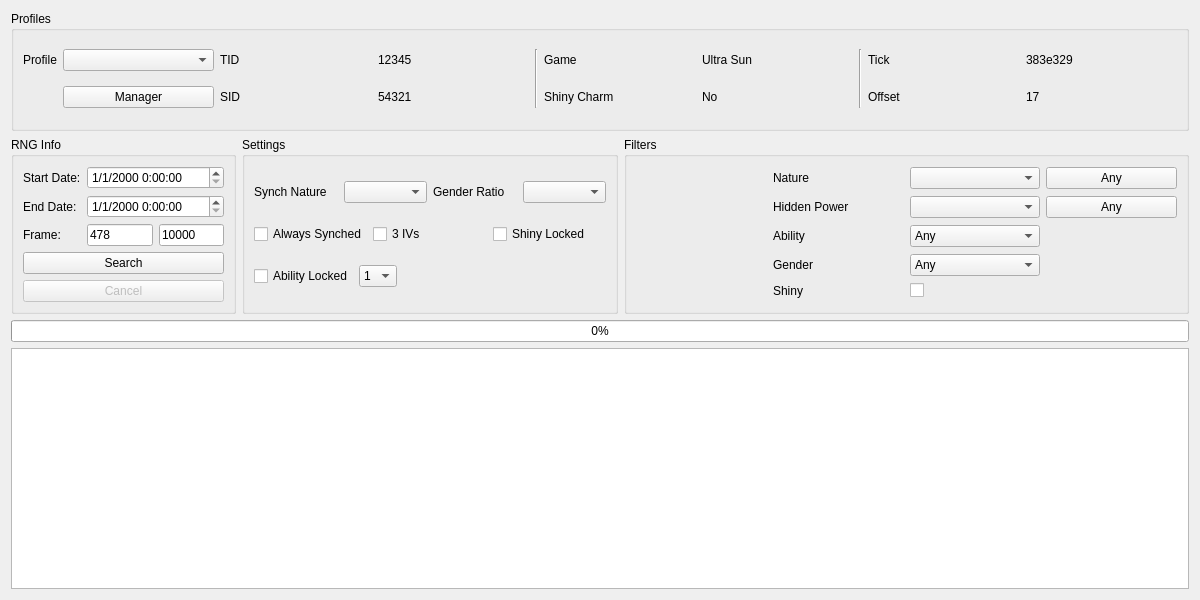
<?xml version="1.0" encoding="UTF-8"?>
<ui version="4.0">
 <class>Stationary7</class>
 <widget class="QWidget" name="Stationary7">
  <property name="geometry">
   <rect>
    <x>0</x>
    <y>0</y>
    <width>1200</width>
    <height>600</height>
   </rect>
  </property>
  <property name="minimumSize">
   <size>
    <width>1200</width>
    <height>600</height>
   </size>
  </property>
  <property name="windowTitle">
   <string>Gen 7 Stationary</string>
  </property>
  <layout class="QGridLayout" name="gridLayout">
   <item row="0" column="0" colspan="3">
    <widget class="QGroupBox" name="groupBoxProfile">
     <property name="sizePolicy">
      <sizepolicy hsizetype="Preferred" vsizetype="Preferred">
       <horstretch>0</horstretch>
       <verstretch>1</verstretch>
      </sizepolicy>
     </property>
     <property name="title">
      <string>Profiles</string>
     </property>
     <layout class="QGridLayout" name="gridLayout_15">
      <item row="0" column="0">
       <widget class="QLabel" name="labelProfile">
        <property name="sizePolicy">
         <sizepolicy hsizetype="Fixed" vsizetype="Preferred">
          <horstretch>0</horstretch>
          <verstretch>0</verstretch>
         </sizepolicy>
        </property>
        <property name="text">
         <string>Profile</string>
        </property>
       </widget>
      </item>
      <item row="0" column="1">
       <widget class="QComboBox" name="comboBoxProfiles"/>
      </item>
      <item row="0" column="2">
       <widget class="QLabel" name="labelProfileTID">
        <property name="text">
         <string>TID</string>
        </property>
       </widget>
      </item>
      <item row="0" column="3">
       <widget class="QLabel" name="labelProfileTIDValue">
        <property name="text">
         <string notr="true">12345</string>
        </property>
       </widget>
      </item>
      <item row="0" column="4" rowspan="2">
       <widget class="Line" name="line">
        <property name="orientation">
         <enum>Qt::Vertical</enum>
        </property>
       </widget>
      </item>
      <item row="0" column="5">
       <widget class="QLabel" name="labelProfileGame">
        <property name="text">
         <string>Game</string>
        </property>
       </widget>
      </item>
      <item row="0" column="6">
       <widget class="QLabel" name="labelProfileGameValue">
        <property name="text">
         <string>Ultra Sun</string>
        </property>
       </widget>
      </item>
      <item row="0" column="7" rowspan="2">
       <widget class="Line" name="line_2">
        <property name="orientation">
         <enum>Qt::Vertical</enum>
        </property>
       </widget>
      </item>
      <item row="0" column="8">
       <widget class="QLabel" name="labelProfileTick">
        <property name="text">
         <string>Tick</string>
        </property>
       </widget>
      </item>
      <item row="0" column="9">
       <widget class="QLabel" name="labelProfileTickValue">
        <property name="text">
         <string>383e329</string>
        </property>
       </widget>
      </item>
      <item row="1" column="1">
       <widget class="QPushButton" name="pushButtonProfileManager">
        <property name="text">
         <string>Manager</string>
        </property>
       </widget>
      </item>
      <item row="1" column="2">
       <widget class="QLabel" name="labelProfileSID">
        <property name="text">
         <string>SID</string>
        </property>
       </widget>
      </item>
      <item row="1" column="3">
       <widget class="QLabel" name="labelProfileSIDValue">
        <property name="text">
         <string notr="true">54321</string>
        </property>
       </widget>
      </item>
      <item row="1" column="5">
       <widget class="QLabel" name="labelProfileShinyCharm">
        <property name="text">
         <string>Shiny Charm</string>
        </property>
       </widget>
      </item>
      <item row="1" column="6">
       <widget class="QLabel" name="labelProfileShinyCharmValue">
        <property name="text">
         <string>No</string>
        </property>
       </widget>
      </item>
      <item row="1" column="8">
       <widget class="QLabel" name="labelProfileOffset">
        <property name="text">
         <string>Offset</string>
        </property>
       </widget>
      </item>
      <item row="1" column="9">
       <widget class="QLabel" name="labelProfileOffsetValue">
        <property name="text">
         <string>17</string>
        </property>
       </widget>
      </item>
     </layout>
    </widget>
   </item>
   <item row="1" column="0">
    <widget class="QGroupBox" name="groupBoxRNGInfo">
     <property name="sizePolicy">
      <sizepolicy hsizetype="Preferred" vsizetype="Preferred">
       <horstretch>1</horstretch>
       <verstretch>1</verstretch>
      </sizepolicy>
     </property>
     <property name="title">
      <string>RNG Info</string>
     </property>
     <layout class="QGridLayout" name="gridLayout_8">
      <item row="0" column="0">
       <widget class="QLabel" name="labelStartDate">
        <property name="text">
         <string>Start Date:</string>
        </property>
       </widget>
      </item>
      <item row="1" column="0">
       <widget class="QLabel" name="labelEndDate">
        <property name="text">
         <string>End Date:</string>
        </property>
       </widget>
      </item>
      <item row="2" column="0">
       <widget class="QLabel" name="labelFrame">
        <property name="text">
         <string>Frame:</string>
        </property>
       </widget>
      </item>
      <item row="1" column="1" colspan="4">
       <widget class="DateTimeEdit" name="dateTimeEditEndDate">
        <property name="displayFormat">
         <string>M/d/yyyy H:mm:ss</string>
        </property>
       </widget>
      </item>
      <item row="2" column="1" colspan="2">
       <widget class="TextBox" name="textBoxStartFrame">
        <property name="text">
         <string notr="true">478</string>
        </property>
       </widget>
      </item>
      <item row="0" column="1" colspan="4">
       <widget class="DateTimeEdit" name="dateTimeEditStartDate">
        <property name="displayFormat">
         <string>M/d/yyyy H:mm:ss</string>
        </property>
       </widget>
      </item>
      <item row="3" column="0" colspan="5">
       <widget class="QPushButton" name="pushButtonSearch">
        <property name="text">
         <string>Search</string>
        </property>
       </widget>
      </item>
      <item row="2" column="3" colspan="2">
       <widget class="TextBox" name="textBoxEndFrame">
        <property name="text">
         <string notr="true">10000</string>
        </property>
       </widget>
      </item>
      <item row="4" column="0" colspan="5">
       <widget class="QPushButton" name="pushButtonCancel">
        <property name="enabled">
         <bool>false</bool>
        </property>
        <property name="text">
         <string>Cancel</string>
        </property>
       </widget>
      </item>
     </layout>
    </widget>
   </item>
   <item row="1" column="1">
    <widget class="QGroupBox" name="groupBoxSettings">
     <property name="sizePolicy">
      <sizepolicy hsizetype="Preferred" vsizetype="Preferred">
       <horstretch>2</horstretch>
       <verstretch>1</verstretch>
      </sizepolicy>
     </property>
     <property name="title">
      <string>Settings</string>
     </property>
     <layout class="QGridLayout" name="gridLayout_14">
      <item row="2" column="2">
       <spacer name="horizontalSpacer">
        <property name="orientation">
         <enum>Qt::Horizontal</enum>
        </property>
        <property name="sizeHint" stdset="0">
         <size>
          <width>40</width>
          <height>20</height>
         </size>
        </property>
       </spacer>
      </item>
      <item row="0" column="0" colspan="3">
       <layout class="QGridLayout" name="gridLayout_12">
        <item row="0" column="0">
         <widget class="QLabel" name="labelSynchNature">
          <property name="text">
           <string>Synch Nature</string>
          </property>
         </widget>
        </item>
        <item row="0" column="3">
         <widget class="ComboBox" name="comboBoxGenderRatio"/>
        </item>
        <item row="0" column="2">
         <widget class="QLabel" name="labelGenderRatio">
          <property name="text">
           <string>Gender Ratio</string>
          </property>
         </widget>
        </item>
        <item row="0" column="1">
         <widget class="QComboBox" name="comboBoxSynchNature"/>
        </item>
       </layout>
      </item>
      <item row="1" column="0" colspan="3">
       <layout class="QGridLayout" name="gridLayout_13">
        <item row="0" column="0">
         <widget class="QCheckBox" name="checkBoxAlwaysSynch">
          <property name="text">
           <string>Always Synched</string>
          </property>
         </widget>
        </item>
        <item row="0" column="1">
         <widget class="QCheckBox" name="checkBox3IVs">
          <property name="text">
           <string>3 IVs</string>
          </property>
         </widget>
        </item>
        <item row="0" column="2">
         <widget class="QCheckBox" name="checkBoxShinyLock">
          <property name="text">
           <string>Shiny Locked</string>
          </property>
         </widget>
        </item>
       </layout>
      </item>
      <item row="2" column="0">
       <widget class="QCheckBox" name="checkBoxAbilityLock">
        <property name="text">
         <string>Ability Locked</string>
        </property>
       </widget>
      </item>
      <item row="2" column="1">
       <widget class="QComboBox" name="comboBoxAbilityLock">
        <item>
         <property name="text">
          <string notr="true">1</string>
         </property>
        </item>
        <item>
         <property name="text">
          <string notr="true">2</string>
         </property>
        </item>
        <item>
         <property name="text">
          <string notr="true">H</string>
         </property>
        </item>
       </widget>
      </item>
     </layout>
    </widget>
   </item>
   <item row="1" column="2">
    <widget class="QGroupBox" name="groupBoxFilter">
     <property name="sizePolicy">
      <sizepolicy hsizetype="Preferred" vsizetype="Preferred">
       <horstretch>3</horstretch>
       <verstretch>1</verstretch>
      </sizepolicy>
     </property>
     <property name="title">
      <string>Filters</string>
     </property>
     <layout class="QGridLayout" name="gridLayout_11">
      <item row="0" column="0" rowspan="5">
       <widget class="IVFilter" name="ivFilter" native="true"/>
      </item>
      <item row="0" column="1">
       <widget class="QLabel" name="labelNature">
        <property name="frameShape">
         <enum>QFrame::NoFrame</enum>
        </property>
        <property name="text">
         <string>Nature</string>
        </property>
       </widget>
      </item>
      <item row="0" column="2">
       <widget class="CheckList" name="comboBoxNature"/>
      </item>
      <item row="0" column="3">
       <widget class="QPushButton" name="pushButtonAnyNature">
        <property name="text">
         <string>Any</string>
        </property>
       </widget>
      </item>
      <item row="1" column="1">
       <widget class="QLabel" name="labelHiddenPower">
        <property name="text">
         <string>Hidden Power</string>
        </property>
       </widget>
      </item>
      <item row="1" column="2">
       <widget class="CheckList" name="comboBoxHiddenPower"/>
      </item>
      <item row="1" column="3">
       <widget class="QPushButton" name="pushButtonAnyHiddenPower">
        <property name="text">
         <string>Any</string>
        </property>
       </widget>
      </item>
      <item row="2" column="1">
       <widget class="QLabel" name="labelAbility">
        <property name="text">
         <string>Ability</string>
        </property>
       </widget>
      </item>
      <item row="2" column="2">
       <widget class="ComboBox" name="comboBoxAbility">
        <item>
         <property name="text">
          <string>Any</string>
         </property>
        </item>
        <item>
         <property name="text">
          <string notr="true">1</string>
         </property>
        </item>
        <item>
         <property name="text">
          <string notr="true">2</string>
         </property>
        </item>
        <item>
         <property name="text">
          <string notr="true">H</string>
         </property>
        </item>
       </widget>
      </item>
      <item row="3" column="1">
       <widget class="QLabel" name="labelGender">
        <property name="text">
         <string>Gender</string>
        </property>
       </widget>
      </item>
      <item row="3" column="2">
       <widget class="ComboBox" name="comboBoxGender">
        <item>
         <property name="text">
          <string>Any</string>
         </property>
        </item>
        <item>
         <property name="text">
          <string notr="true">♂</string>
         </property>
        </item>
        <item>
         <property name="text">
          <string notr="true">♀</string>
         </property>
        </item>
       </widget>
      </item>
      <item row="4" column="1">
       <widget class="QLabel" name="labelShiny">
        <property name="text">
         <string>Shiny</string>
        </property>
       </widget>
      </item>
      <item row="4" column="2">
       <widget class="QCheckBox" name="checkBoxShiny">
        <property name="text">
         <string/>
        </property>
       </widget>
      </item>
     </layout>
    </widget>
   </item>
   <item row="2" column="0" colspan="3">
    <widget class="QProgressBar" name="progressBar">
     <property name="value">
      <number>0</number>
     </property>
    </widget>
   </item>
   <item row="3" column="0" colspan="3">
    <widget class="TableView" name="tableView">
     <property name="sizePolicy">
      <sizepolicy hsizetype="Expanding" vsizetype="Expanding">
       <horstretch>0</horstretch>
       <verstretch>2</verstretch>
      </sizepolicy>
     </property>
     <attribute name="horizontalHeaderDefaultSectionSize">
      <number>60</number>
     </attribute>
     <attribute name="verticalHeaderVisible">
      <bool>false</bool>
     </attribute>
    </widget>
   </item>
  </layout>
 </widget>
 <customwidgets>
  <customwidget>
   <class>TextBox</class>
   <extends>QLineEdit</extends>
   <header>Forms/Controls/TextBox.hpp</header>
  </customwidget>
  <customwidget>
   <class>TableView</class>
   <extends>QTableView</extends>
   <header>Forms/Controls/TableView.hpp</header>
  </customwidget>
  <customwidget>
   <class>IVFilter</class>
   <extends>QWidget</extends>
   <header>Forms/Controls/IVFilter.hpp</header>
   <container>1</container>
  </customwidget>
  <customwidget>
   <class>CheckList</class>
   <extends>QComboBox</extends>
   <header>Forms/Controls/CheckList.hpp</header>
   <slots>
    <slot>resetChecks()</slot>
   </slots>
  </customwidget>
  <customwidget>
   <class>ComboBox</class>
   <extends>QComboBox</extends>
   <header>Forms/Controls/ComboBox.hpp</header>
  </customwidget>
  <customwidget>
   <class>DateTimeEdit</class>
   <extends>QDateTimeEdit</extends>
   <header>Forms/Controls/DateTimeEdit.hpp</header>
  </customwidget>
 </customwidgets>
 <tabstops>
  <tabstop>comboBoxProfiles</tabstop>
  <tabstop>pushButtonProfileManager</tabstop>
  <tabstop>dateTimeEditStartDate</tabstop>
  <tabstop>dateTimeEditEndDate</tabstop>
  <tabstop>textBoxStartFrame</tabstop>
  <tabstop>textBoxEndFrame</tabstop>
  <tabstop>pushButtonSearch</tabstop>
  <tabstop>pushButtonCancel</tabstop>
  <tabstop>comboBoxSynchNature</tabstop>
  <tabstop>comboBoxGenderRatio</tabstop>
  <tabstop>checkBoxAlwaysSynch</tabstop>
  <tabstop>checkBox3IVs</tabstop>
  <tabstop>checkBoxShinyLock</tabstop>
  <tabstop>checkBoxAbilityLock</tabstop>
  <tabstop>comboBoxAbilityLock</tabstop>
  <tabstop>comboBoxNature</tabstop>
  <tabstop>pushButtonAnyNature</tabstop>
  <tabstop>comboBoxHiddenPower</tabstop>
  <tabstop>pushButtonAnyHiddenPower</tabstop>
  <tabstop>comboBoxAbility</tabstop>
  <tabstop>comboBoxGender</tabstop>
  <tabstop>checkBoxShiny</tabstop>
  <tabstop>tableView</tabstop>
 </tabstops>
 <resources/>
 <connections>
  <connection>
   <sender>pushButtonAnyNature</sender>
   <signal>clicked()</signal>
   <receiver>comboBoxNature</receiver>
   <slot>resetChecks()</slot>
   <hints>
    <hint type="sourcelabel">
     <x>1111</x>
     <y>182</y>
    </hint>
    <hint type="destinationlabel">
     <x>1009</x>
     <y>173</y>
    </hint>
   </hints>
  </connection>
  <connection>
   <sender>pushButtonAnyHiddenPower</sender>
   <signal>clicked()</signal>
   <receiver>comboBoxHiddenPower</receiver>
   <slot>resetChecks()</slot>
   <hints>
    <hint type="sourcelabel">
     <x>1095</x>
     <y>207</y>
    </hint>
    <hint type="destinationlabel">
     <x>991</x>
     <y>206</y>
    </hint>
   </hints>
  </connection>
 </connections>
</ui>
